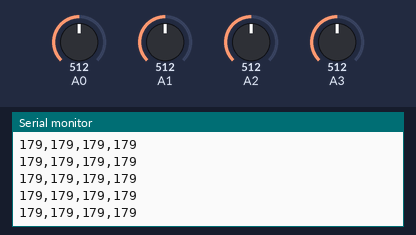
Simulated run of this sketch. Board: Arduino Uno, built with avr-gcc and run on an emulated ATmega328P. On the bench: the last lines printed to the serial monitor. Inputs (shaded band) come from the test bench; at power-on: A0 = 512, A1 = 512, A2 = 512, A3 = 512.

Above: at 1.2 s.
1.3 s: A0 set to 716
At 2.1 s:
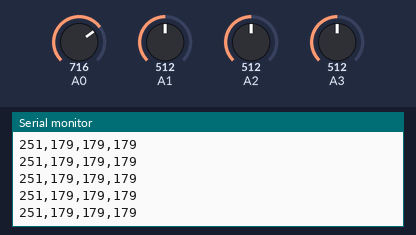
2.8 s: A1 set to 716
At 3.7 s:
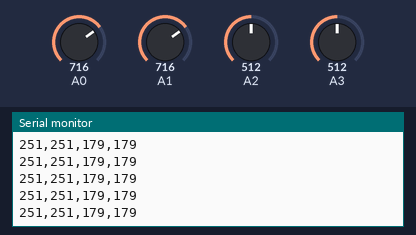
5.8 s: A2 set to 716
At 6.5 s:
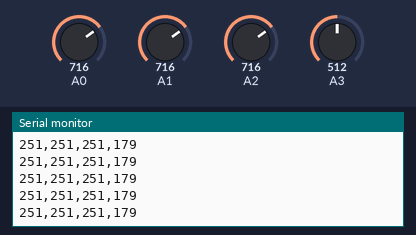
7.3 s: A3 set to 716
At 8.3 s:
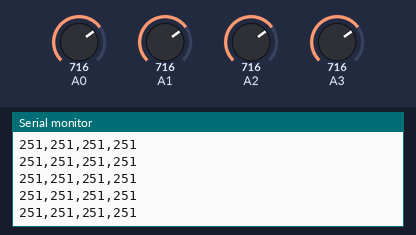
8.8 s: A0 set to 992
At 9.9 s:
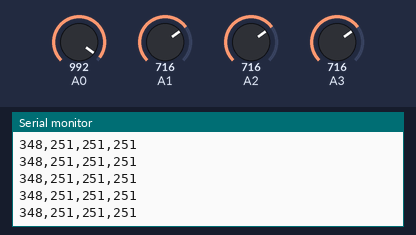
10.3 s: A1 set to 992
At 11.3 s:
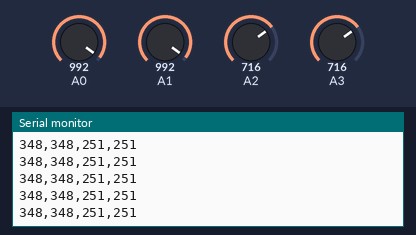
Timing chart, 0 to 12.8 s (numbered marks = the images above; inputs shaded):
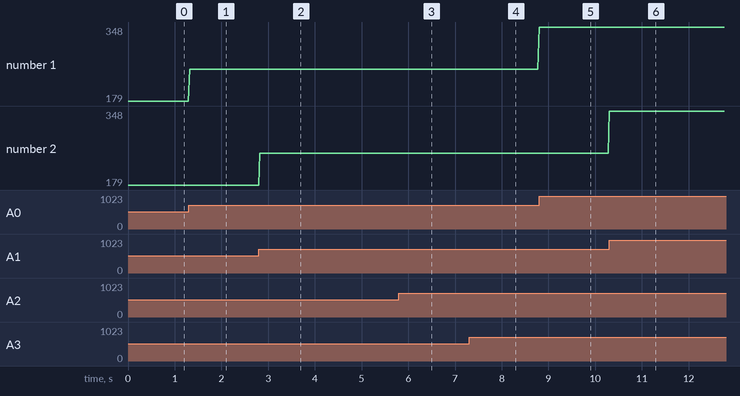

The sketch:

arduino_code.ino
```cpp
void setup()
{
  Serial.begin(38400);
}

void loop()
{
  float value[] = {analogRead(0), analogRead(1), analogRead(2), analogRead(3)};
  Serial.print(map(value[0], 0, 1023, 0, 359));
  Serial.print(",");
  Serial.print(map(value[1], 0, 1023, 0, 359));
  Serial.print(",");
  Serial.print(map(value[2], 0, 1023, 0, 359));
  Serial.print(",");
  Serial.print(map(value[3], 0, 1023, 0, 359));
  Serial.println();
  Serial.flush();
  delay(25);
}
```

Measured:
- after the input at 1.3 s, the serial monitor: prints a new line at once (image 1)
- after the input at 2.8 s, the serial monitor: prints a new line at once (image 2)
- after the input at 5.8 s, the serial monitor: prints a new line at once (image 3)
- after the input at 7.3 s, the serial monitor: prints a new line at once (image 4)
- after the input at 8.8 s, the serial monitor: prints a new line at once (image 5)
- after the input at 10.3 s, the serial monitor: prints a new line at once (image 6)
- plotted number 1: 179 → 251 after the input at 1.3 s, 251 → 348 after the input at 8.8 s
